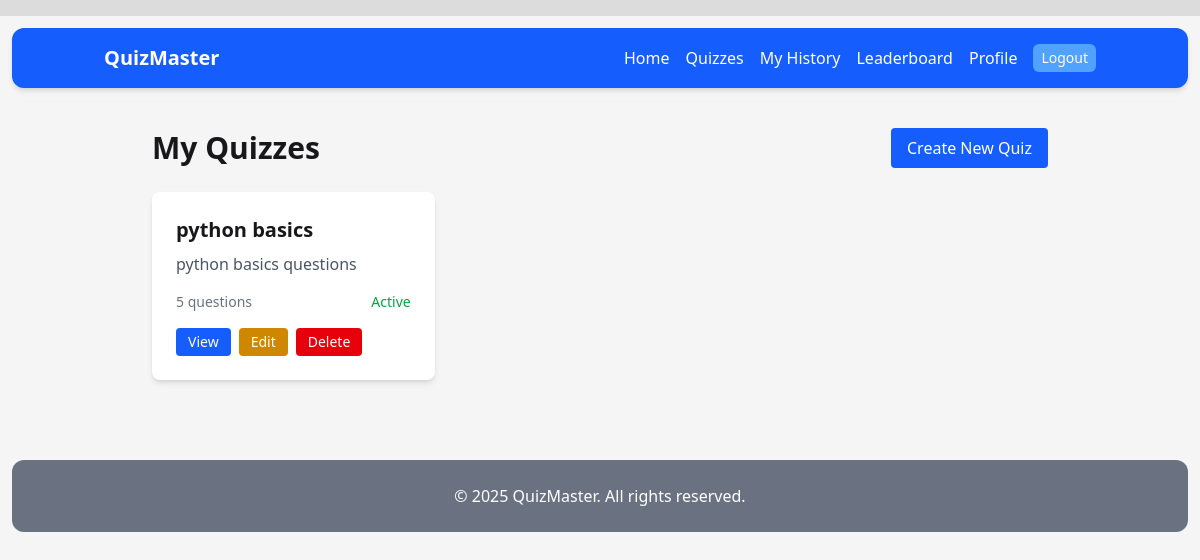
The page /quizzes/my-quizzes/ (signed in) on the database as committed earlier.
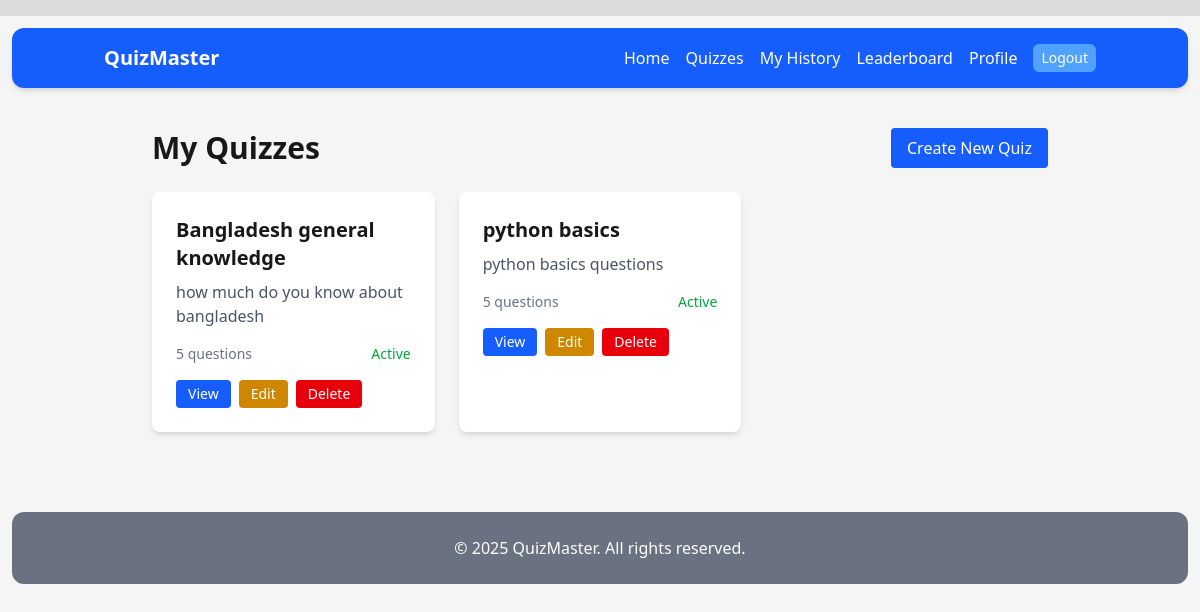
The same page on the database as committed later.
### quiz/models.py (models this page shows, shortened)
class Quiz(models.Model):
    title = models.CharField(max_length=200)
    description = models.TextField(blank=True)
    category = models.ForeignKey(Category, on_delete=models.SET_NULL, null=True, related_name='quizzes')
    created_by = models.ForeignKey(User, on_delete=models.CASCADE, related_name='quizzes')
    created_at = models.DateTimeField(auto_now_add=True)
    updated_at = models.DateTimeField(auto_now=True)
    is_active = models.BooleanField(default=True)
    time_limit = models.PositiveIntegerField(help_text="Time limit in minutes", null=True, blank=True)
    max_questions = models.PositiveIntegerField(default=50)
    min_questions = models.PositiveIntegerField(default=5)
    class Meta:
        ordering = ['-created_at']

### quiz/views.py (the view)
# urls.py: path('my-quizzes/', views.MyQuizListView.as_view(), name='my-quiz-list'),
class MyQuizListView(LoginRequiredMixin, ListView):
    model = Quiz
    template_name = 'quiz/my_quiz_list.html'
    context_object_name = 'quizzes'
    def get_queryset(self):
        return Quiz.objects.filter(created_by=self.request.user)

### core/templatetags/navigation_tags.py (called while the page is built)
@register.simple_tag(takes_context=True)
@register.filter
def active(context, *url_names):
    try:
        current = context['request'].resolver_match.url_name
    except Exception:
        return ''
    if current in url_names:
        return 'font-bold text-green-200 aria-current="page"'
    return ''

### quiz/templates/quiz/my_quiz_list.html (shortened to what this page needs)
{% extends "base.html" %}
{% block content %}
<div class="max-w-4xl mx-auto">
    <div class="flex justify-between items-center mb-6">
        <h1 class="text-3xl font-bold">My Quizzes</h1>
        <a href="{% url 'quiz-create' %}" class="bg-blue-600 text-white px-4 py-2 rounded hover:bg-blue-700">Create New Quiz</a>
    </div>
    {% if quizzes %}
        <div class="grid grid-cols-1 md:grid-cols-2 lg:grid-cols-3 gap-6">
            {% for quiz in quizzes %}
                <div class="bg-white rounded-lg shadow-md overflow-hidden hover:shadow-lg transition-shadow">
                    <div class="p-6">
                        <h2 class="text-xl font-bold mb-2">{{ quiz.title }}</h2>
                        <p class="text-gray-600 mb-4">{{ quiz.description|truncatewords:20 }}</p>
                        <div class="flex justify-between items-center mb-4">
                            <span class="text-sm text-gray-500">{{ quiz.questions.count }} questions</span>
                            <span class="text-sm {% if quiz.is_active %}text-green-600{% else %}text-red-600{% endif %}">
                                {% if quiz.is_active %}Active{% else %}Inactive{% endif %}
                            </span>
                        </div>
                        <div class="flex space-x-2">
                            <a href="{% url 'quiz-detail' quiz.pk %}" class="bg-blue-600 text-white px-3 py-1 rounded text-sm hover:bg-blue-700">View</a>
                            <a href="{% url 'quiz-update' quiz.pk %}" class="bg-yellow-600 text-white px-3 py-1 rounded text-sm hover:bg-yellow-700">Edit</a>
                            <a href="{% url 'quiz-delete' quiz.pk %}" class="bg-red-600 text-white px-3 py-1 rounded text-sm hover:bg-red-700">Delete</a>
                        </div>
                    </div>
                </div>
            {% endfor %}
        </div>
    {% else %}
        <div class="bg-white rounded-lg shadow-md p-8 text-center">
            <p class="text-gray-600 mb-4">You haven't created any quizzes yet.</p>
            <a href="{% url 'quiz-create' %}" class="bg-blue-600 text-white px-4 py-2 rounded hover:bg-blue-700">Create Your First Quiz</a>
        </div>
    {% endif %}
</div>
{% endblock %}

Rows that differ between the two databases and show on the page:
added Quiz: title "Bangladesh general knowledge", description "how much do you know about bangladesh", questions.count "5", is_active "Active"
